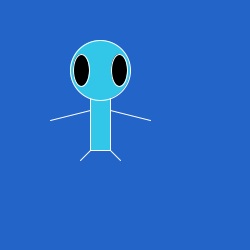
Frame 1 (no input)
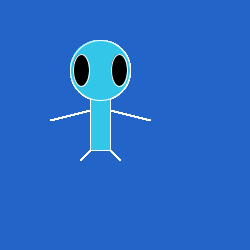
Frame 60 (the mouse pressed at the canvas centre just before this capture)
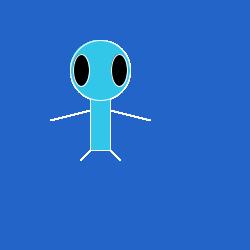
Frame 120 (the mouse held since frame 60 and released just before this capture)

The Processing sketch that drew these frames (run headless with seeded random() and noise(); from frame 60 on, the mouse is pressed at the canvas centre):

// Processing sketch: processing_30341
// ── processing_30341.pde

void setup(){
  background(35,100,200);
  size(250, 250);
}
void draw(){
  ellipseMode(CENTER);
  rectMode(CENTER);
  stroke(255);
  fill(50,199,233);
  rect(100,100,20,100);
  ellipse(100,70,60,60);
  fill(0);
  ellipse(81,70,16,32);
  ellipse(119,70,16,32);
  stroke(255);
  line(90,150,80,160);
  line(110,150,120,160);
  line(90,110,50,120);
  line(110,110,150,120);
}
                
                
